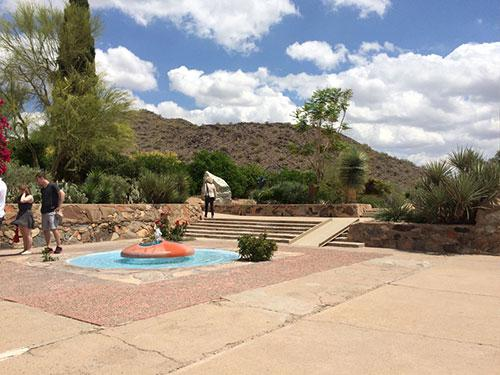
#> input picture 11_Automatic_panorama_SIFT/images/1.jpg, 500 x 375 px, found by its file name
$ jupyter execute 5_b_Automatic_Panorama.ipynb
#> lines starting #> are read from the running program, lines starting #| are printed output that depends on the picture
[cell 1]
import cv2
import numpy as np
import matplotlib.pyplot as plt

[cell 2]
img1 = cv2.imread(r'C:\Users\DeLL\Desktop\ML\CV\images\1.jpg')
#> img1 is the input picture: shape (375, 500, 3); mean B, G, R 140.3, 152.5, 162.4
img2 = cv2.imread(r'C:\Users\DeLL\Desktop\ML\CV\images\2.jpg')
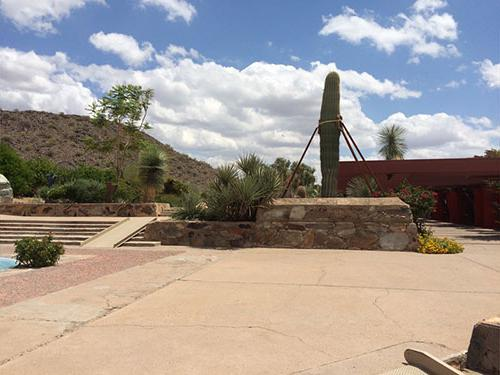
#> input picture 11_Automatic_panorama_SIFT/images/2.jpg, 500 x 375 px, found by its file name
#> img2 is the input picture: shape (375, 500, 3); mean B, G, R 145.9, 151.1, 159.3
gray1 = cv2.cvtColor(img1,cv2.COLOR_BGR2GRAY)
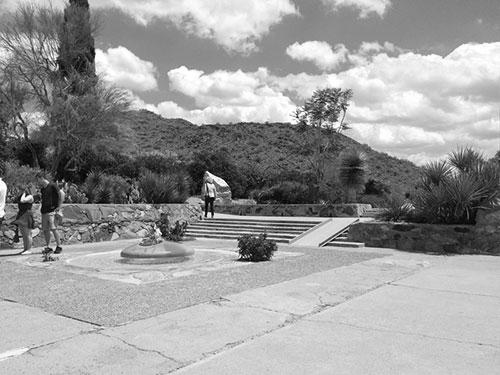
#> gray1: shape (375, 500); min 0, max 255, mean 154.1
gray2 = cv2.cvtColor(img2,cv2.COLOR_BGR2GRAY)
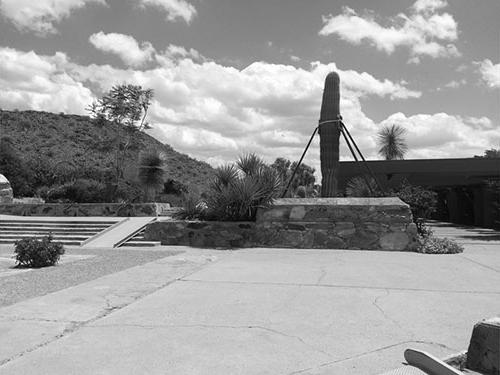
#> gray2: shape (375, 500); min 1, max 255, mean 153

sift = cv2.SIFT_create()
kp1 = sift.detect(gray1,None)
#> kp1 = 1300 keypoints; strongest (x, y, size): (23, 198, 4.1), (222, 183, 5), (212, 195, 3), (26, 195, 2)
kp2 = sift.detect(gray2,None)
#> kp2 = 963 keypoints; strongest (x, y, size): (353, 159, 2), (332, 82, 10.7), (345, 156, 8.3), (317, 139, 5)
img_1 = cv2.drawKeypoints(gray1,kp1,img1,flags=cv2.DRAW_MATCHES_FLAGS_DRAW_RICH_KEYPOINTS)
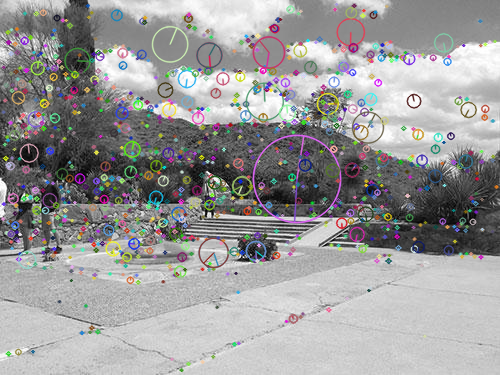
#> img_1: shape (375, 500, 3); mean B, G, R 153.6, 153.5, 154.1
img_2 = cv2.drawKeypoints(gray2,kp2,img2,flags=cv2.DRAW_MATCHES_FLAGS_DRAW_RICH_KEYPOINTS)
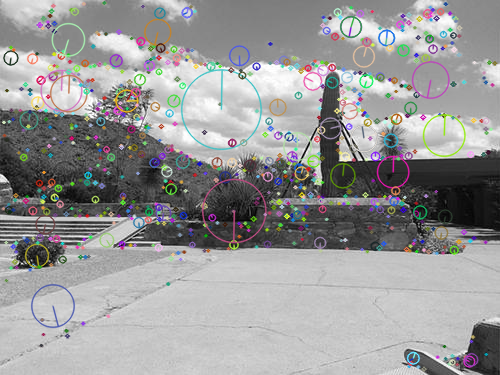
#> img_2: shape (375, 500, 3); mean B, G, R 152, 152.1, 152.3
plt.subplot(121)
plt.imshow(img_1[:,:,::-1])
plt.subplot(122)
plt.imshow(img_2[:,:,::-1])
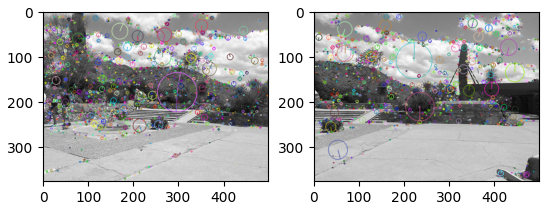
#> figure drawn by matplotlib, 2 panels

[cell 3]
img1 = cv2.imread(r'C:\Users\DeLL\Desktop\ML\CV\images\1.jpg')
img2 = cv2.imread(r'C:\Users\DeLL\Desktop\ML\CV\images\2.jpg')
sift = cv2.SIFT_create()
kp1 , des1 = sift.detectAndCompute(img1,None)
kp2 , des2 = sift.detectAndCompute(img2,None)

[cell 4]
des1.shape
#> Out = (1300, 128)

[cell 5]
des2.shape
#> Out = (963, 128)

[cell 6]
bf = cv2.BFMatcher(cv2.NORM_L2,crossCheck=True)
matches = bf.match(des1,des2)
#> matches = 423 matches

[cell 7]
matches = sorted(matches,key=lambda x:x.distance)

[cell 8]
img3 = cv2.drawMatches(img1,kp1,img2,kp2,matches[:20],img2,flags=2)
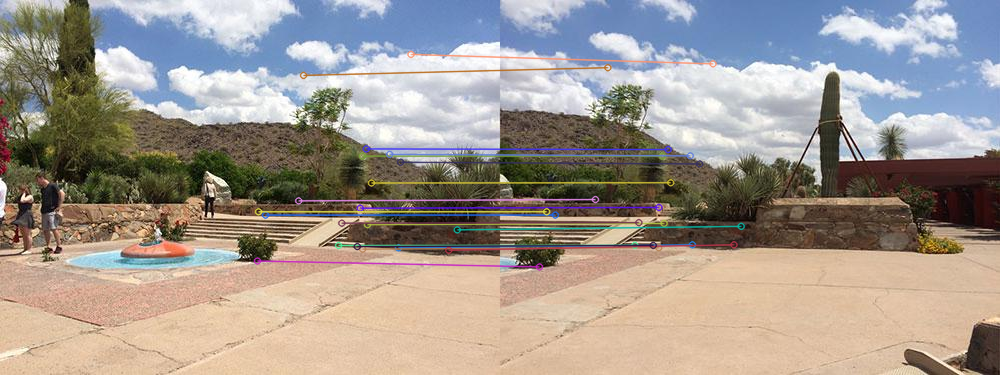
#> img3: shape (375, 1000, 3); mean B, G, R 144, 151.9, 161.1

[cell 9]
plt.figure(figsize=(15,20))
plt.imshow(img3[:,:,::-1])
